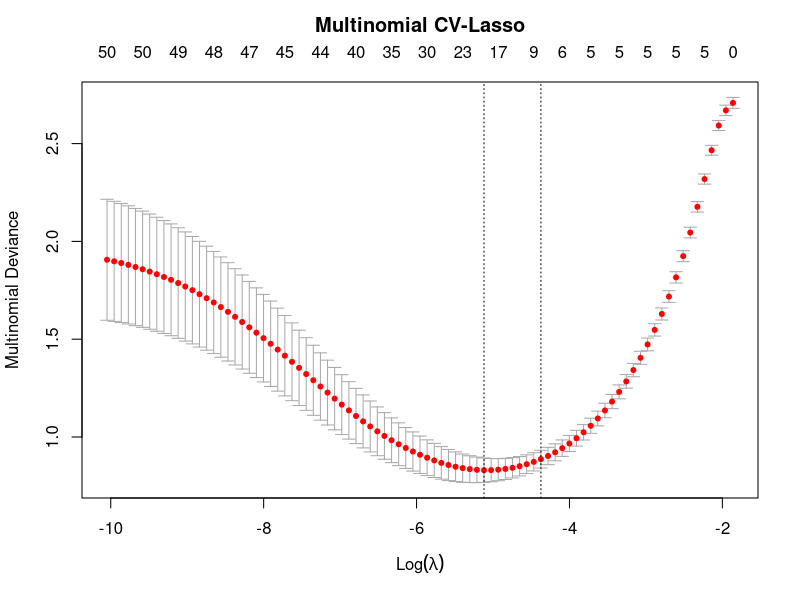

Recreate this plot in R.
# Multiclass Classification and Variable Selection in R
# This script demonstrates how to simulate data for a multiclass
# classification problem and then use penalized regression (LASSO)
# for simultaneous model fitting and variable selection.

# --- 1. Load Necessary Libraries ---
# install.packages(c("glmnet", "caret", "ggplot2", "tidyr"))
library(glmnet)
library(caret)
library(ggplot2)
library(tidyr)


# --- 2. Simulate Multiclass Data ---

set.seed(42) # for reproducibility

# Simulation parameters
n <- 1000   # Number of observations
p <- 50     # Total number of predictors
n_classes <- 4 # Number of classes

# Generate the predictor matrix from a standard normal distribution
X <- matrix(rnorm(n * p), nrow = n, ncol = p)
colnames(X) <- paste0("V", 1:p)

# Define which variables are "important" for which class comparison.
# We will use class 1 as the reference (baseline) class.
# The coefficients define the log-odds of being in one class vs. the reference.

# Betas for Class 2 vs Class 1: V1-V5 are important
betas_class2 <- c(rep(2.5, 5), rep(0, p - 5))

# Betas for Class 3 vs Class 1: V6-V10 are important
betas_class3 <- c(rep(0, 5), rep(-2.5, 5), rep(0, p - 10))

# Betas for Class 4 vs Class 1: V11-V15 are important
betas_class4 <- c(rep(0, 10), rep(2.5, 5), rep(0, p - 15))

# Variables V16 through V50 are pure noise for all classes.

# Calculate the linear predictors (log-odds relative to class 1)
# Note: The log-odds for the reference class is 0.
z2 <- X %*% betas_class2
z3 <- X %*% betas_class3
z4 <- X %*% betas_class4

# Apply the softmax function to get class probabilities
prob1 <- 1 / (1 + exp(z2) + exp(z3) + exp(z4))
prob2 <- exp(z2) / (1 + exp(z2) + exp(z3) + exp(z4))
prob3 <- exp(z3) / (1 + exp(z2) + exp(z3) + exp(z4))
prob4 <- exp(z4) / (1 + exp(z2) + exp(z3) + exp(z4))

probs <- cbind(prob1, prob2, prob3, prob4)

# Generate the final class labels by sampling based on the probabilities
y_labels <- apply(probs, 1, function(row) sample(1:n_classes, 1, prob = row))
y <- as.factor(y_labels)
levels(y) <- c("ClassA", "ClassB", "ClassC", "ClassD")

# Combine into a final dataset
sim_data <- data.frame(X, class = y)


# --- 3. Split Data into Training and Testing Sets ---

train_indices <- createDataPartition(sim_data$class, p = 0.7, list = FALSE)
train_x <- X[train_indices, ]
train_y <- y[train_indices]

test_x <- X[-train_indices, ]
test_y <- y[-train_indices]


# --- 4. Perform Variable Selection and Modeling with glmnet ---

# We use cross-validation to find the optimal lambda (penalty parameter)
# alpha = 1 specifies LASSO penalty, which is good for variable selection
# family = "multinomial" is for multiclass classification
cv_fit <- cv.glmnet(train_x, train_y, family = "multinomial", alpha = 1)

# Plot the cross-validation results
plot(cv_fit)
title("Multinomial CV-Lasso", line = 2.5)

# Two common choices for lambda:
# lambda.min: gives the model with the minimum cross-validated error
# lambda.1se: gives a more regularized (simpler) model that is within
#             one standard error of the minimum. Often preferred for parsimony.
cat("Optimal lambda (lambda.min):", cv_fit$lambda.min, "\n")
cat("Optimal lambda (lambda.1se):", cv_fit$lambda.1se, "\n")


# --- 5. Inspect the Selected Variables ---

# Extract the coefficients at the optimal lambda (lambda.1se)
# glmnet returns a list of coefficient matrices, one for each class
coefficients <- coef(cv_fit, s = "lambda.1se")

print("Coefficients for each class:")
print(coefficients)

# Identify which variables have non-zero coefficients for any class
# This is our selected set of variables.
selected_vars_list <- lapply(coefficients, function(class_coefs) {
  rownames(class_coefs)[which(class_coefs != 0)]
})

# We can see that different variables are selected for different classes.
cat("\nSelected variables for Class B:\n")
print(setdiff(selected_vars_list$ClassB, "(Intercept)"))

cat("\nSelected variables for Class C:\n")
print(setdiff(selected_vars_list$ClassC, "(Intercept)"))

cat("\nSelected variables for Class D:\n")
print(setdiff(selected_vars_list$ClassD, "(Intercept)"))


# --- 6. Evaluate Model Performance on the Test Set ---

# Make predictions on the test data
predictions <- predict(cv_fit, newx = test_x, s = "lambda.1se", type = "class")

# Create and print the confusion matrix
confusion_mat <- confusionMatrix(data = as.factor(predictions), reference = test_y)

cat("\n--- Model Performance on Test Set ---\n")
print(confusion_mat)

cat("\nOverall Accuracy:", confusion_mat$overall['Accuracy'], "\n")
